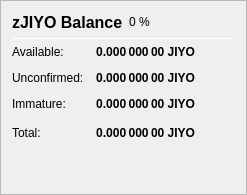
                   <widget class="QFrame" name="frame_ZerocoinBalances">
                    <property name="frameShape">
                     <enum>QFrame::StyledPanel</enum>
                    </property>
                    <property name="frameShadow">
                     <enum>QFrame::Raised</enum>
                    </property>
                    <layout class="QVBoxLayout" name="verticalLayout_7">
                     <item>
                      <layout class="QHBoxLayout" name="horizontalLayout_8" stretch="0,0,0">
                       <item>
                        <widget class="QLabel" name="label_5z_3">
                         <property name="minimumSize">
                          <size>
                           <width>0</width>
                           <height>20</height>
                          </size>
                         </property>
                         <property name="font">
                          <font>
                           <pointsize>12</pointsize>
                           <weight>75</weight>
                           <bold>true</bold>
                          </font>
                         </property>
                         <property name="text">
                          <string>zJIYO Balance</string>
                         </property>
                        </widget>
                       </item>
                       <item>
                        <widget class="QLabel" name="labelzJIYOPercent">
                         <property name="text">
                          <string notr="true">0 %</string>
                         </property>
                        </widget>
                       </item>
                       <item>
                        <spacer name="horizontalSpacer_11">
                         <property name="orientation">
                          <enum>Qt::Horizontal</enum>
                         </property>
                         <property name="sizeHint" stdset="0">
                          <size>
                           <width>40</width>
                           <height>20</height>
                          </size>
                         </property>
                        </spacer>
                       </item>
                      </layout>
                     </item>
                     <item>
                      <widget class="Line" name="line_ZerocoinBalance">
                       <property name="minimumSize">
                        <size>
                         <width>0</width>
                         <height>1</height>
                        </size>
                       </property>
                       <property name="maximumSize">
                        <size>
                         <width>16777215</width>
                         <height>1</height>
                        </size>
                       </property>
                       <property name="orientation">
                        <enum>Qt::Horizontal</enum>
                       </property>
                      </widget>
                     </item>
                     <item>
                      <layout class="QGridLayout" name="gridLayout_5">
                       <property name="spacing">
                        <number>12</number>
                       </property>
                       <item row="1" column="0">
                        <widget class="QLabel" name="labelzBalanceMatureText">
                         <property name="toolTip">
                          <string>Mature: more than 20 confirmation and more than 1 mint of the same denomination after it was minted.
These zJIYO are spendable.</string>
                         </property>
                         <property name="text">
                          <string>Available:</string>
                         </property>
                        </widget>
                       </item>
                       <item row="1" column="1">
                        <widget class="QLabel" name="labelzBalanceMature">
                         <property name="font">
                          <font>
                           <weight>75</weight>
                           <bold>true</bold>
                          </font>
                         </property>
                         <property name="toolTip">
                          <string>Mature: more than 20 confirmation and more than 1 mint of the same denomination after it was minted.
These zJIYO are spendable.</string>
                         </property>
                         <property name="text">
                          <string notr="true">0.000 000 00 JIYO</string>
                         </property>
                         <property name="alignment">
                          <set>Qt::AlignRight|Qt::AlignTrailing|Qt::AlignVCenter</set>
                         </property>
                        </widget>
                       </item>
                       <item row="2" column="0">
                        <widget class="QLabel" name="labelzBalanceUnconfirmedText">
                         <property name="toolTip">
                          <string>Unconfirmed: less than 20 confirmations
Immature: confirmed, but less than 1 mint of the same denomination after it was minted</string>
                         </property>
                         <property name="text">
                          <string>Unconfirmed:</string>
                         </property>
                        </widget>
                       </item>
                       <item row="2" column="1">
                        <widget class="QLabel" name="labelzBalanceUnconfirmed">
                         <property name="font">
                          <font>
                           <weight>75</weight>
                           <bold>true</bold>
                          </font>
                         </property>
                         <property name="toolTip">
                          <string>Unconfirmed: less than 20 confirmations
Immature: confirmed, but less than 1 mint of the same denomination after it was minted</string>
                         </property>
                         <property name="text">
                          <string notr="true">0.000 000 00 JIYO</string>
                         </property>
                         <property name="alignment">
                          <set>Qt::AlignRight|Qt::AlignTrailing|Qt::AlignVCenter</set>
                         </property>
                        </widget>
                       </item>
                       <item row="3" column="0">
                        <widget class="QLabel" name="labelzBalanceImmatureText">
                         <property name="toolTip">
                          <string>Unconfirmed: less than 20 confirmations
Immature: confirmed, but less than 1 mint of the same denomination after it was minted</string>
                         </property>
                         <property name="text">
                          <string>Immature:</string>
                         </property>
                        </widget>
                       </item>
                       <item row="3" column="1">
                        <widget class="QLabel" name="labelzBalanceImmature">
                         <property name="font">
                          <font>
                           <weight>75</weight>
                           <bold>true</bold>
                          </font>
                         </property>
                         <property name="toolTip">
                          <string>Unconfirmed: less than 20 confirmations
Immature: confirmed, but less than 1 mint of the same denomination after it was minted</string>
                         </property>
                         <property name="text">
                          <string notr="true">0.000 000 00 JIYO</string>
                         </property>
                         <property name="alignment">
                          <set>Qt::AlignRight|Qt::AlignTrailing|Qt::AlignVCenter</set>
                         </property>
                        </widget>
                       </item>
                       <item row="4" column="0">
                        <widget class="QLabel" name="labelzBalanceText">
                         <property name="toolTip">
                          <string>Your current zJIYO balance, unconfirmed and immature zJIYO included.</string>
                         </property>
                         <property name="text">
                          <string>Total:</string>
                         </property>
                        </widget>
                       </item>
                       <item row="4" column="1">
                        <widget class="QLabel" name="labelzBalance">
                         <property name="font">
                          <font>
                           <weight>75</weight>
                           <bold>true</bold>
                          </font>
                         </property>
                         <property name="cursor">
                          <cursorShape>IBeamCursor</cursorShape>
                         </property>
                         <property name="toolTip">
                          <string>Your current zJIYO balance, unconfirmed and immature zJIYO included.</string>
                         </property>
                         <property name="text">
                          <string notr="true">0.000 000 00 JIYO</string>
                         </property>
                         <property name="alignment">
                          <set>Qt::AlignRight|Qt::AlignTrailing|Qt::AlignVCenter</set>
                         </property>
                         <property name="textInteractionFlags">
                          <set>Qt::LinksAccessibleByMouse|Qt::TextSelectableByKeyboard|Qt::TextSelectableByMouse</set>
                         </property>
                        </widget>
                       </item>
                       <item row="4" column="2">
                        <spacer name="horizontalSpacer_4">
                         <property name="orientation">
                          <enum>Qt::Horizontal</enum>
                         </property>
                         <property name="sizeHint" stdset="0">
                          <size>
                           <width>40</width>
                           <height>20</height>
                          </size>
                         </property>
                        </spacer>
                       </item>
                      </layout>
                     </item>
                     <item>
                      <spacer name="verticalSpacer_4">
                       <property name="orientation">
                        <enum>Qt::Vertical</enum>
                       </property>
                       <property name="sizeHint" stdset="0">
                        <size>
                         <width>20</width>
                         <height>40</height>
                        </size>
                       </property>
                      </spacer>
                     </item>
                    </layout>
                   </widget>
